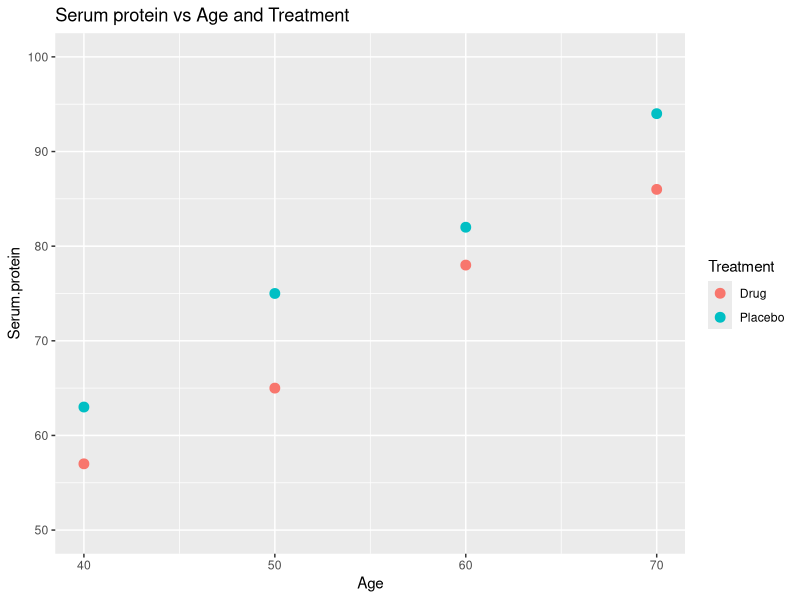
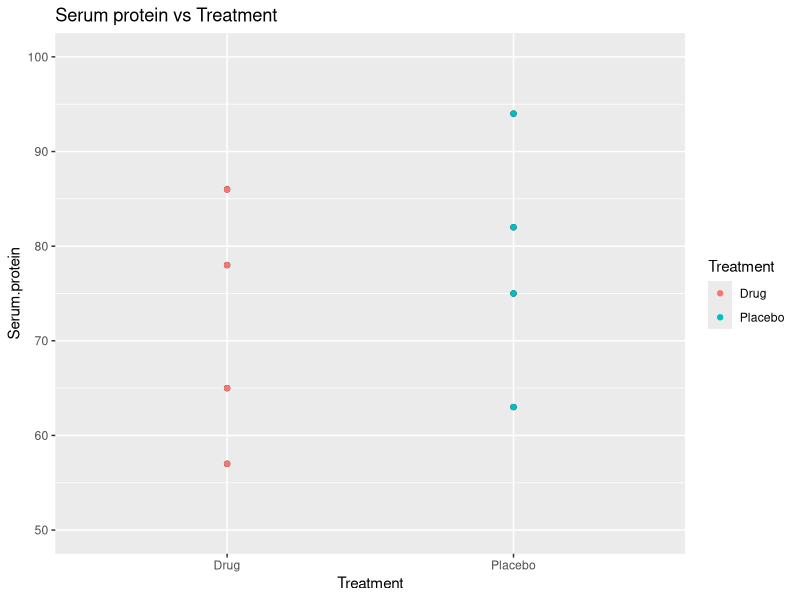
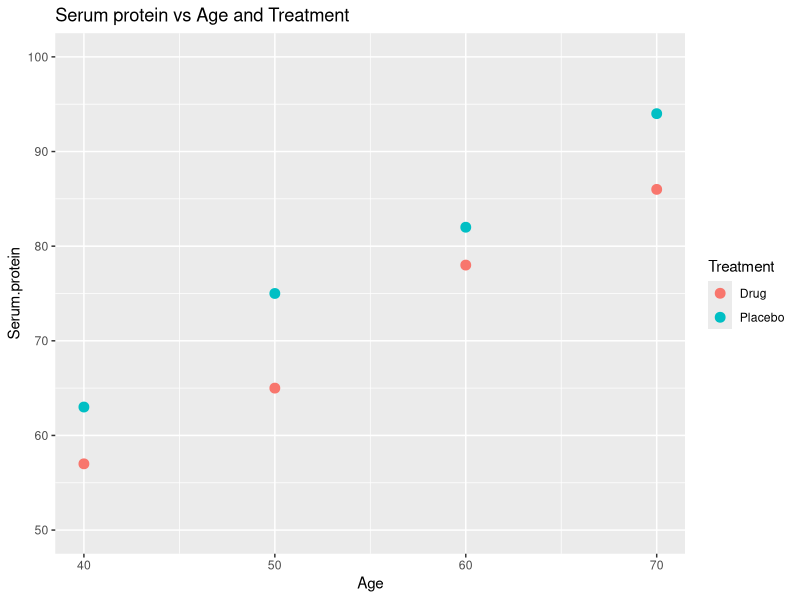
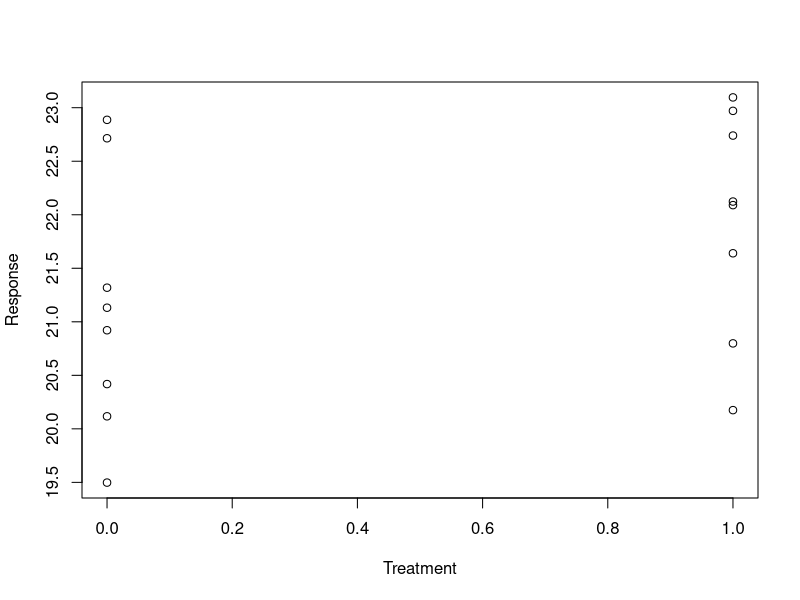
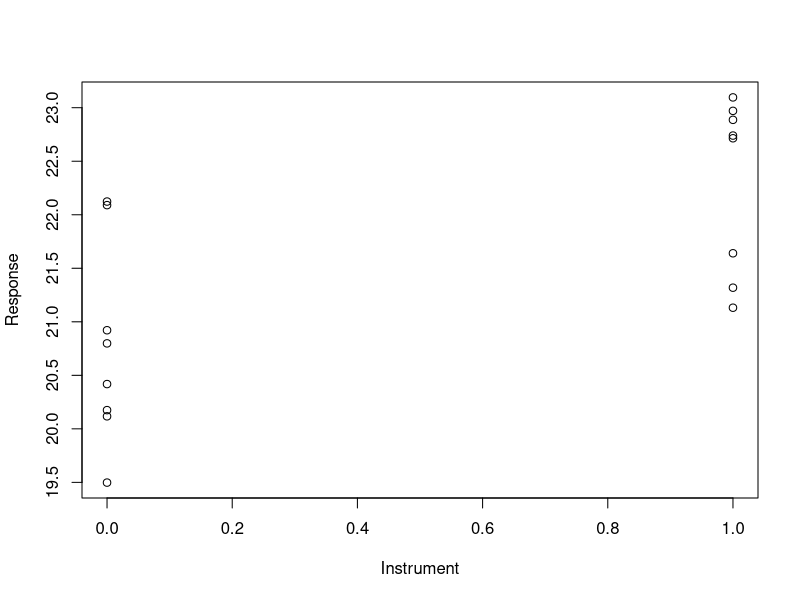
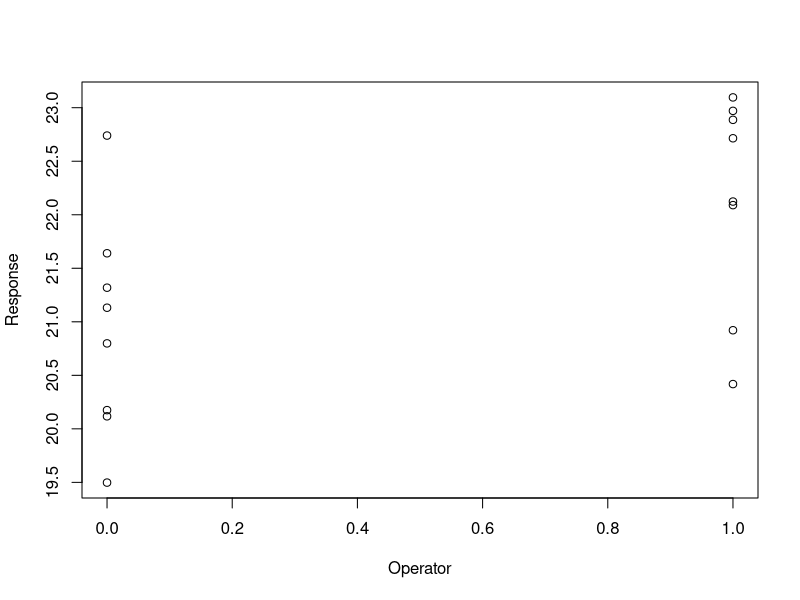

The R source for these figures, in order:
## ---- chunk 1
# Load required libraries
library(ggplot2)
library(car)
## ---- chunk 2
# Generate a data set "protein.data"
# Serum protein vs Age and Treatment

protein.data = tibble::tribble(
  ~Subject, ~Age, ~Treatment,   ~Serum.protein,
  1,   40, "Placebo",               63,
  2,   40, "Drug",                  57,
  3,   50, "Placebo",               75,
  4,   50, "Drug",                  65,
  5,   60, "Placebo",               82,
  6,   60, "Drug",                  78,
  7,   70, "Placebo",               94,
  8,   70, "Drug",                  86
)
## ---- chunk 3
graph.1 = ggplot(protein.data, aes(y=Serum.protein, x=Age, color=Treatment)) +
  geom_point(size=3) +
  ggtitle("Serum protein vs Age and Treatment") +
  ylim(50, 100)

plot(graph.1)
## ---- chunk 4
t.test(Serum.protein ~ Treatment, data=protein.data, var.equal=TRUE)
## ---- chunk 5
protein.lm = lm(Serum.protein ~ Treatment + Age, data=protein.data)
summary(protein.lm)
## ---- chunk 6
set.seed(100) # set.seed makes rnorm reproducible.

Treatment = c(rep(0, 8), rep(1, 8))
Instrument = c(rep(c(0, 1),8))
Operator = c(rep(c(0, 0, 1, 1),4))
Response =  20 + Treatment + Instrument + Operator + rnorm(n=16)
experiment.2.data = data.frame(Treatment = Treatment, Instrument =Instrument,
                               Operator = Operator , Response= Response)

experiment.2.data
## ---- chunk 7
with(experiment.2.data, t.test(Response ~ Treatment, var.equal=TRUE))
## ---- chunk 8
with(experiment.2.data,
  summary(lm(Response ~ Treatment + Instrument + Operator)))
## ---- chunk 9
protein.data
## ---- chunk 10
library(car)
## ---- chunk 11
ggplot(protein.data, aes(y=Serum.protein, x=Treatment)) +  geom_point() +  
ggtitle("Serum protein vs Treatment") + ylim(50, 100) +
  geom_point(aes(color=Treatment))
## ---- chunk 12
t.test(Serum.protein ~ Treatment, data=protein.data, var.equal=TRUE)
## ---- chunk 13
graph.1
## ---- chunk 14
Anova(lm(Serum.protein ~ Treatment + Age, data = protein.data))
## ---- chunk 15
with(experiment.2.data, plot(Response ~ Treatment))
## ---- chunk 16
with(experiment.2.data, plot(Response ~ Instrument))
## ---- chunk 17
with(experiment.2.data, plot(Response ~ Operator))
## ---- chunk 18
with(experiment.2.data, t.test(Response ~ Treatment, var.equal=TRUE))
## ---- chunk 19
with(experiment.2.data,
  summary(lm(Response ~ Treatment + Instrument + Operator)))
